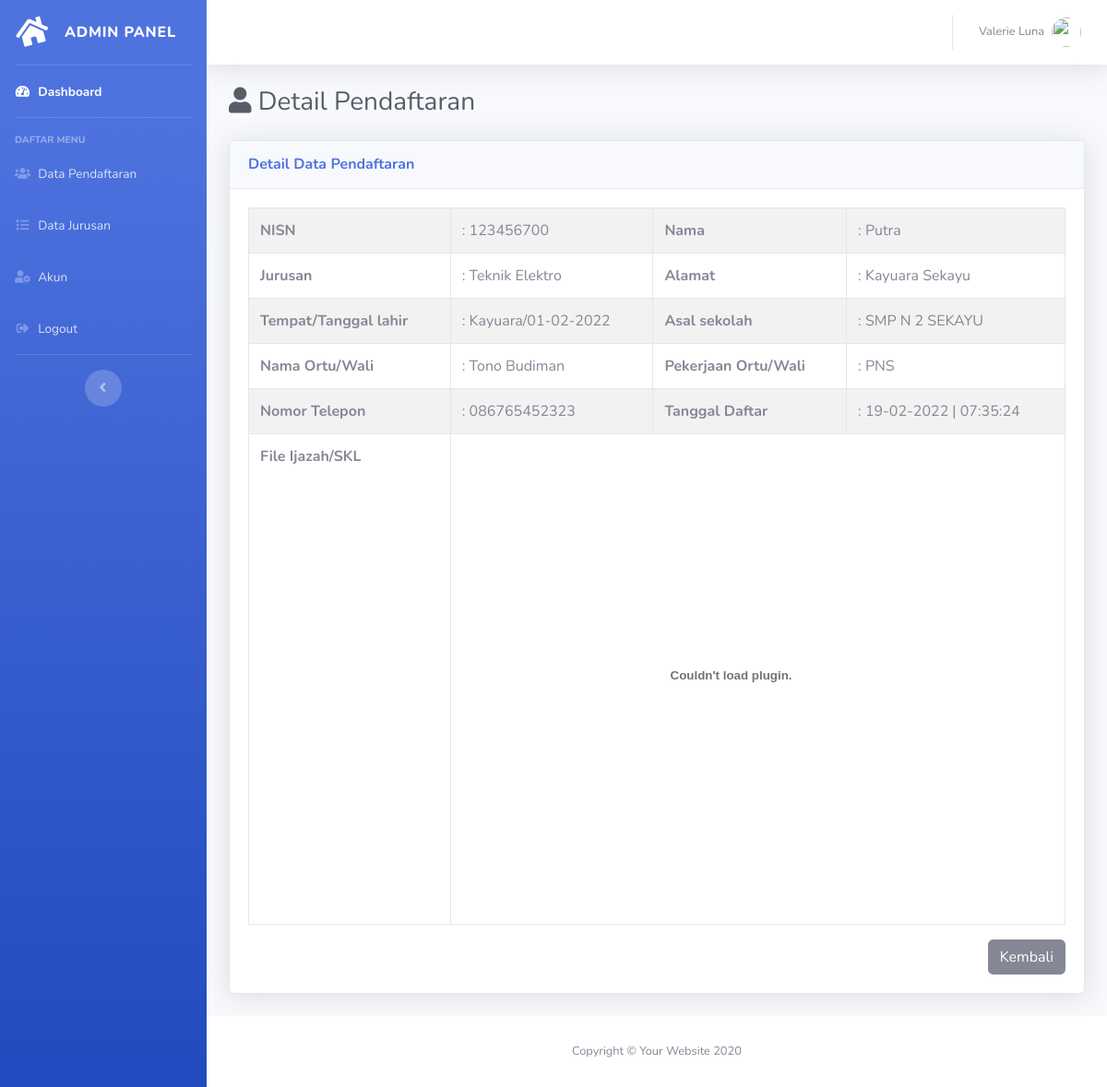
The page /admin/detail-pendaftaran.php?id_pendaftaran=3 on the database its author committed.
### tables this page shows
CREATE TABLE `tbl_pendaftaran` (
  `id_pendaftaran` int(11) NOT NULL,
  `jurusan_id` varchar(100) NOT NULL,
  `nisn` varchar(20) NOT NULL,
  `nama` varchar(100) NOT NULL,
  `alamat` text NOT NULL,
  `tempat` text NOT NULL,
  `tanggal_lahir` date NOT NULL,
  `asal_sekolah` varchar(100) NOT NULL,
  `nama_ortu` varchar(100) NOT NULL,
  `pekerjaan_ortu` varchar(150) NOT NULL,
  `no_telepon` varchar(20) NOT NULL,
  `file` varchar(150) NOT NULL,
  `tanggal_daftar` timestamp NOT NULL DEFAULT current_timestamp() ON UPDATE current_timestamp()
);

CREATE TABLE `tbl_jurusan` (
  `id_jurusan` int(11) NOT NULL,
  `nama_jurusan` varchar(50) NOT NULL,
  `tanggal_input` timestamp NOT NULL DEFAULT current_timestamp() ON UPDATE current_timestamp()
);

### admin/config/controller.php (called while the page is built, shortened)
<?php
function query($query)
{
    global $db;
    $result = mysqli_query($db, $query);
    $rows = [];
    while ($row = mysqli_fetch_assoc($result)) {
        $rows[] = $row;
    }
    return $rows;
}

### admin/detail-pendaftaran.php (the view, shortened to what this page needs)
<?php
include 'layout/header.php';
$id_pendaftaran = (int)$_GET['id_pendaftaran'];
$data_pendaftaran = query("SELECT * FROM tbl_pendaftaran JOIN tbl_jurusan ON tbl_pendaftaran.jurusan_id = tbl_jurusan.id_jurusan WHERE id_pendaftaran = '$id_pendaftaran'")[0];
?>
<div class="container-fluid">
    <div class="d-sm-flex align-items-center justify-content-between mb-4">
        <h1 class="h3 mb-0 text-gray-800"><i class="fas fa-user"></i> Detail Pendaftaran</h1>
    </div>
    <div class="card shadow mb-4">
        <div class="card-header py-3">
            <h6 class="m-0 font-weight-bold text-primary">Detail Data Pendaftaran</h6>
        </div>
        <div class="card-body">
            <div class="table-responsive">
                <table class="table table-striped table-bordered">
                    <tr>
                        <th>NISN</th>
                        <td>: <?= $data_pendaftaran['nisn']; ?></td>
                        <th>Nama</th>
                        <td>: <?= $data_pendaftaran['nama']; ?></td>
                    </tr>
                    <tr>
                        <th>Jurusan</th>
                        <td>: <?= $data_pendaftaran['nama_jurusan']; ?></td>
                        <th>Alamat</th>
                        <td>: <?= $data_pendaftaran['alamat']; ?></td>
                    </tr>
                    <tr>
                        <th>Tempat/Tanggal lahir</th>
                        <td>: <?= $data_pendaftaran['tempat']; ?>/<?= date('d-m-Y', strtotime($data_pendaftaran['tanggal_lahir'])); ?></td>
                        <th>Asal sekolah</th>
                        <td>: <?= $data_pendaftaran['asal_sekolah']; ?></td>
                    </tr>
                    <tr>
                        <th>Nama Ortu/Wali</th>
                        <td>: <?= $data_pendaftaran['nama_ortu']; ?></td>
                        <th>Pekerjaan Ortu/Wali</th>
                        <td>: <?= $data_pendaftaran['pekerjaan_ortu']; ?></td>
                    </tr>
                    <tr>
                        <th>Nomor Telepon</th>
                        <td>: <?= $data_pendaftaran['no_telepon']; ?></td>
                        <th>Tanggal Daftar</th>
                        <td>: <?= date('d-m-Y | H:i:s', strtotime($data_pendaftaran['tanggal_daftar'])); ?></td>
                    </tr>
                    <tr>
                        <th>File Ijazah/SKL</th>
                        <td colspan="3">
                            <embed src="assets/file/<?= $data_pendaftaran['file']; ?>#toolbar=0&navpanes=0&scrollbar=0" type="application/pdf" width="91%" height="500px" />
                        </td>
                    </tr>
                </table>
                <a href="data-pendaftaran.php" class="btn btn-secondary float-right">Kembali</a>
            </div>
        </div>
    </div>
</div>
<?php include 'layout/footer.php'; ?>

### rows shown on the page
tbl_pendaftaran: nisn "123456700", nama "Putra", jurusan.nama_jurusan "Teknik Elektro", alamat "Kayuara Sekayu", tempat "Kayuara", tanggal_lahir "01-02-2022", asal_sekolah "SMP N 2 SEKAYU", nama_ortu "Tono Budiman", pekerjaan_ortu "PNS", no_telepon "086765452323", tanggal_daftar "19-02-2022 | 07:35:24"
